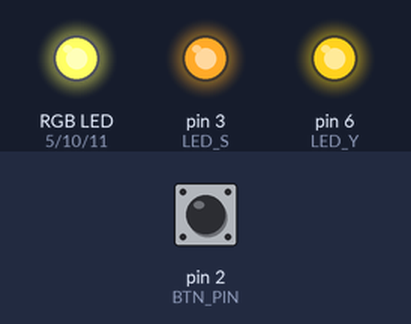
The sketch below on a simulated Arduino Uno, built with avr-gcc and run on an emulated ATmega328P. On the bench: an RGB LED mixed from three pins (HIGH = lit), output pins drawn as LEDs (lit = HIGH). The test bench sets the inputs (shaded band); at power-on: pin 2 (BTN_PIN) LOW. Dim RGB values are drawn brighter than linear; EEPROM starts erased.

Above: at 1.2 s.
1.3 s: pin 2 (BTN_PIN) pulled HIGH for 0.15 s
At 2.3 s:
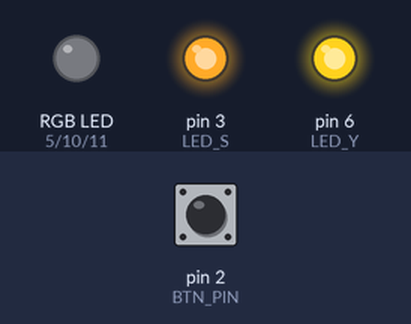
4.4 s: pin 2 (BTN_PIN) pulled HIGH for 1 s
At 5.8 s:
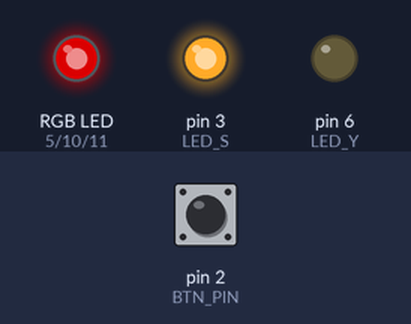
7.4 s: pin 2 (BTN_PIN) pulled HIGH for 0.15 s
10.5 s: pin 2 (BTN_PIN) pulled HIGH for 3.2 s
15.2 s: pin 2 (BTN_PIN) pulled HIGH for 0.15 s
At 15.56 s:
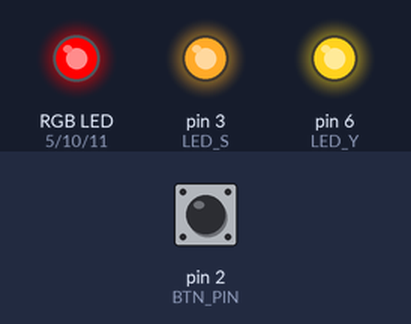
18.3 s: pin 2 (BTN_PIN) pulled HIGH for 1 s
At 18.75 s:
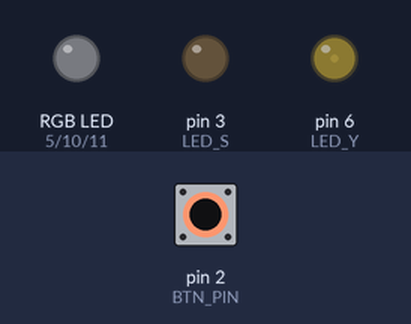
Timing chart, 0 to 26.2 s (numbered marks = the images above; inputs shaded):
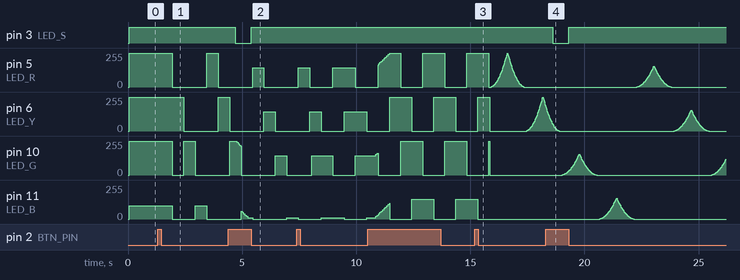

Measured:
- after the input at 1.3 s, pin 5 (LED_R): 255/255 → 0/255 after 0.65 s, → 255/255 1.5 s later, → 0/255 0.50 s later; pin 6 (LED_Y): 255/255 → 0/255 after 1.1 s, → 255/255 1.5 s later
- after the input at 4.4 s, pin 3 (LED_S): HIGH → LOW after 0.30 s, → HIGH 0.70 s later
- after the input at 15.2 s, pin 11 (LED_B): goes on until 15.3 s, then stays 0/255
- after the input at 18.3 s, pin 3 (LED_S): HIGH → LOW after 0.30 s, → HIGH 0.70 s later

The sketch:

girlanda.ino
```cpp
#define BTN_PIN 2
#define LED_S 3
#define LED_R 5
#define LED_Y 6
#define LED_G 10
#define LED_B 11

#include <GyverButton.h>
#include <EEPROM.h>

#define INIT_ADDR 1023
#define INIT_KEY 42

GButton butt(BTN_PIN);
boolean POWER = 1;
boolean star = 1;
byte mode = 1;

//------яркость
#define LED_step 10
boolean LED_br_direction = 1;
int LED_br = 255;
int LED_br_b = 100;
int LED_br_3 = 255;
int LED_br_3_b = 100;

//------2 режим
#define speed_2_step 10
byte LED_2 = 1;
int speed_2 = 500;
boolean speed_2_direction = 1;

//------3 режим
#define speed_3_step 1
byte LED_3 = 1;
int val = 0;
int speed_3 = 20;
boolean dir = 1;
boolean speed_3_direction = 1;

unsigned long count ;

void setup() {
  //Serial.begin(9600);
  if (EEPROM.read(INIT_ADDR) != INIT_KEY) {
    EEPROM.write(INIT_ADDR, INIT_KEY);
    EEPROM.put(0, LED_br);
    EEPROM.put(2, LED_br_b);
    EEPROM.put(4, LED_br_3);
    EEPROM.put(6, LED_br_3_b);
    EEPROM.put(10, mode);
    EEPROM.put(11, LED_br_direction);
    EEPROM.put(12, speed_2_direction);
    EEPROM.put(13, speed_2);
    EEPROM.put(14, speed_3_direction);
    EEPROM.put(15, speed_3);
  }
  EEPROM.get(0, LED_br);
  EEPROM.get(2, LED_br_b);
  EEPROM.get(4, LED_br_3);
  EEPROM.get(6, LED_br_3_b);
  EEPROM.get(10, mode);
  EEPROM.get(11, LED_br_direction);
  EEPROM.get(12, speed_2_direction);
  EEPROM.get(13, speed_2);
  EEPROM.get(14, speed_3_direction);
  EEPROM.get(15, speed_3);
  butt.setTimeout(300);
  butt.setStepTimeout(60);
  butt.setType(LOW_PULL);
  pinMode(BTN_PIN, INPUT_PULLUP);
  pinMode(LED_S, OUTPUT);
  pinMode(LED_R, OUTPUT);
  pinMode(LED_Y, OUTPUT);
  pinMode(LED_G, OUTPUT);
  pinMode(LED_B, OUTPUT);
}
void loop() {
  //Serial.println(speed_3);
  buttTick();
  mainLoop();

}
void mainLoop() {
  if (POWER) {
    if (star)
      digitalWrite(LED_S, LED_br);
    else
      digitalWrite(LED_S, 0);
    switch (mode) {
      case 1://постоянно горит
        analogWrite(LED_R, LED_br);
        analogWrite(LED_Y, LED_br);
        analogWrite(LED_G, LED_br);
        analogWrite(LED_B, LED_br_b);
        break;
      case 2://быстро мигает по одному светодиоду
        if (millis() - count <= speed_2)
          switch (LED_2) {
            case 1:
              analogWrite(LED_R, LED_br);
              analogWrite(LED_B, 0);
              break;
            case 2:
              analogWrite(LED_R, 0);
              analogWrite(LED_Y, LED_br);
              break;
            case 3:
              analogWrite(LED_Y, 0);
              analogWrite(LED_G, LED_br);
              break;
            case 4:
              analogWrite(LED_G, 0);
              analogWrite(LED_B, LED_br_b);
              break;
          }
        else {
          LED_2++;
          count = millis();
          if (LED_2 == 5)
            LED_2 = 1;
        }
        break;
      case 3://бысто мигает два работают два мигают(пятнашки)
        if (millis() - count <= speed_2)
          switch (LED_2) {
            case 1:
              analogWrite(LED_R, LED_br);
              analogWrite(LED_Y, LED_br);
              analogWrite(LED_B, 0);
              break;
            case 2:
              analogWrite(LED_R, 0);
              analogWrite(LED_Y, LED_br);
              analogWrite(LED_G, LED_br);
              break;
            case 3:
              analogWrite(LED_Y, 0);
              analogWrite(LED_G, LED_br);
              analogWrite(LED_B, LED_br_b);
              break;
            case 4:
              analogWrite(LED_G, 0);
              analogWrite(LED_B, LED_br_b);
              analogWrite(LED_R, LED_br);
              break;
          }
        else {
          LED_2++;
          count = millis();
          if (LED_2 == 5)
            LED_2 = 1;
        }
        break;
      case 4://плавное переливание

        if (millis() - count >= speed_3) {
          count = millis();
          LED_br_3 = getBrightCRT(val);
          LED_br_3_b = getBrightCRT(val);
          LED_br_3 = map(LED_br_3, 0, 255, 0, LED_br);
          LED_br_3_b = map(LED_br_3_b, 0, 255, 0, LED_br);
          if (dir) val = val + 6; // увеличиваем яркость
          else val = val - 6; // уменьшаем
          val = constrain(val, 0, 255);
          if (val >= 255 || val <= 0)
            dir = !dir;
          if (val <= 0) {
            LED_3++;
            if (LED_3 == 5)
              LED_3 = 1;
          }
          switch (LED_3) {
            case 1:
              analogWrite(LED_R, LED_br_3);
              break;
            case 2:
              analogWrite(LED_Y, LED_br_3);
              break;
            case 3:
              analogWrite(LED_G, LED_br_3);
              break;
            case 4:
              analogWrite(LED_B, LED_br_3_b);
              break;
          }
        }
        break;
      case 5://дыхание
        if (millis() - count >= speed_3) {
          count = millis();
          LED_br_3 = getBrightCRT(val);
          LED_br_3_b = getBrightCRT(val);
          LED_br_3 = map(LED_br_3, 0, 255, 0, LED_br);
          LED_br_3_b = map(LED_br_3_b, 0, 255, 0, LED_br_b);
          if (dir) val = val + 6; // увеличиваем яркость
          else val = val - 6; // уменьшаем
          val = constrain(val, 0, 255);
          if (val >= 255 || val <= 0)
            dir = !dir;
          analogWrite(LED_R, LED_br_3);
          analogWrite(LED_Y, LED_br_3);
          analogWrite(LED_G, LED_br_3);
          analogWrite(LED_B, LED_br_3_b);
        }
        break;
    }
  } else
  {
    analogWrite(LED_S, 0);
    analogWrite(LED_R, 0);
    analogWrite(LED_Y, 0);
    analogWrite(LED_G, 0);
    analogWrite(LED_B, 0);
    eeprom();
  }
}
byte getBrightCRT(byte val) {
  return ((val > 20) ? (((long)val * val + 255) >> 8) : 0);
}
void buttTick() {
  butt.tick();
  if (butt.isDouble()) {
    POWER = !POWER;
  }
  if (POWER && butt.isSingle()) {
    mode++;
    if (mode == 6)mode = 1;
    analogWrite(LED_R, 0);
    analogWrite(LED_Y, 0);
    analogWrite(LED_G, 0);
    analogWrite(LED_B, 0);
  }
  if (POWER && butt.isHolded()) {
    LED_br_direction = ! LED_br_direction;
    speed_2_direction = !speed_2_direction;
    speed_3_direction = !speed_3_direction;
  }
  if (POWER && butt.isStep()) {
    if (LED_br_direction) {
      LED_br = LED_br + LED_step;
      LED_br_b = LED_br_b + LED_step;
    }
    else {
      LED_br = LED_br - LED_step;
      LED_br_b = LED_br_b - LED_step;
    }
    LED_br = constrain(LED_br, 10, 255);
    LED_br_b = constrain(LED_br_b, 10, 150);
  }
  if (POWER && butt.isStep(1)) {
    if (speed_2_direction)
      speed_2 = speed_2 - speed_2_step;
    else
      speed_2 = speed_2 + speed_2_step;
    speed_2 = constrain(speed_2, 100, 2000);
    if (speed_3_direction)
      speed_3 = speed_3 - speed_3_step;
    else
      speed_3 = speed_3 + speed_3_step;
    speed_3 = constrain(speed_3, 1, 100);
  }
  if (POWER && butt.isHold() && !LED_br_direction)
    star = 0;
  else star = 1;
}
void eeprom() {
  EEPROM.update(0, LED_br);
  EEPROM.update(2, LED_br_b);
  EEPROM.update(4, LED_br_3);
  EEPROM.update(6, LED_br_3_b);
  EEPROM.update(10, mode);
  EEPROM.update(11, LED_br_direction);
  EEPROM.update(12, speed_2_direction);
  EEPROM.update(13, speed_2);
  EEPROM.update(14, speed_3_direction);
  EEPROM.update(15, speed_3);
}
```
